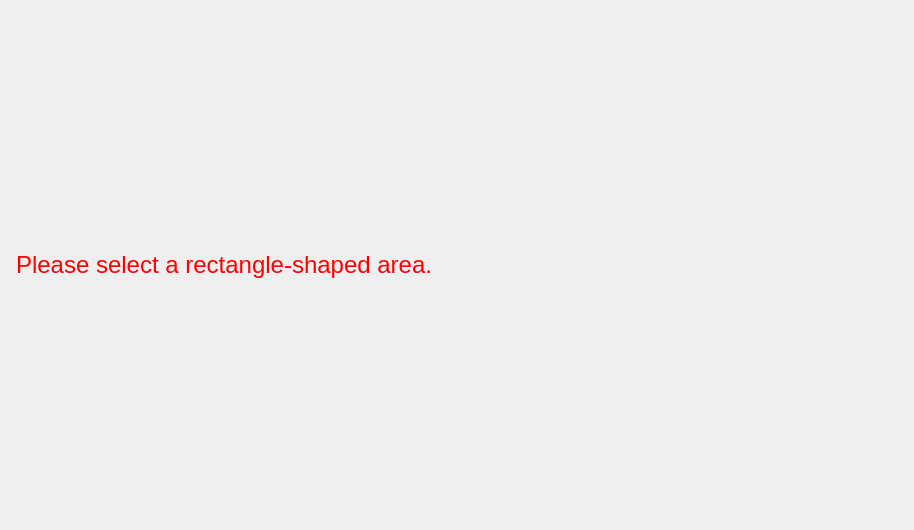
<?xml version="1.0" encoding="UTF-8"?>
<ui version="4.0">
 <class>fakeglass</class>
 <widget class="QWidget" name="fakeglass">
  <property name="geometry">
   <rect>
    <x>0</x>
    <y>0</y>
    <width>914</width>
    <height>530</height>
   </rect>
  </property>
  <property name="windowTitle">
   <string>Form</string>
  </property>
  <layout class="QGridLayout" name="gridLayout">
   <property name="leftMargin">
    <number>0</number>
   </property>
   <property name="topMargin">
    <number>0</number>
   </property>
   <property name="rightMargin">
    <number>0</number>
   </property>
   <property name="bottomMargin">
    <number>0</number>
   </property>
   <property name="horizontalSpacing">
    <number>0</number>
   </property>
   <item row="0" column="0">
    <widget class="QLabel" name="label">
     <property name="styleSheet">
      <string notr="true">font-size:24px;
padding:10px;
color:#f00;
margin:0;
qproperty-alignment:AlignCenter;
</string>
     </property>
     <property name="text">
      <string>Please select a rectangle-shaped area. </string>
     </property>
    </widget>
   </item>
  </layout>
 </widget>
 <resources/>
 <connections/>
</ui>
